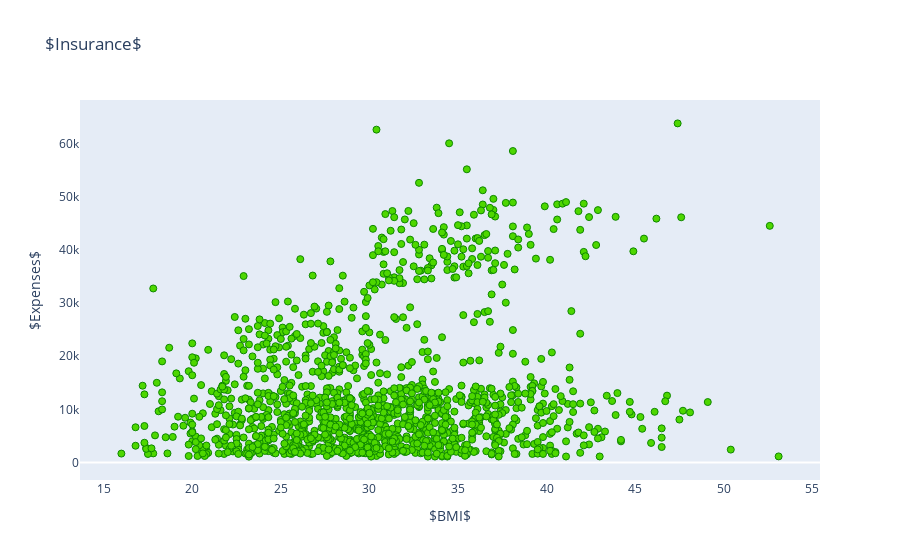

Notebook cell for this chart:
### Code cell
data = [go.Scatter(x = insurance.bmi, y = insurance.expenses, mode = 'markers', 
                   marker = dict(size = 7, color = '#4ED700', symbol = 'circle', line = dict(width = 1, color = '#0E8700')))]

layout = go.Layout(title = '$Insurance$', xaxis = dict(title = '$BMI$', showgrid = False, showline = False),
                  yaxis = dict(title = '$Expenses$', showgrid = False, showline = False))

fig = go.Figure(data = data, layout = layout)
iplot(fig)

### Figure 1 — Plotly figure (JSON) as saved in the notebook; plotly's stock layout.template omitted (floating-point values rounded to 4 significant figures; data arrays with more than 128 entries replaced by an {"elided": "..."} marker saying what was removed)
{"data": [{"marker": {"color": "#4ED700", "line": {"color": "#0E8700", "width": 1}, "size": 7, "symbol": "circle"}, "mode": "markers", "type": "scatter", "x": {"elided": "1338 float values"}, "y": {"elided": "1338 float values"}}], "layout": {"title": {"text": "$Insurance$"}, "xaxis": {"showgrid": false, "showline": false, "title": {"text": "$BMI$"}}, "yaxis": {"showgrid": false, "showline": false, "title": {"text": "$Expenses$"}}}}
